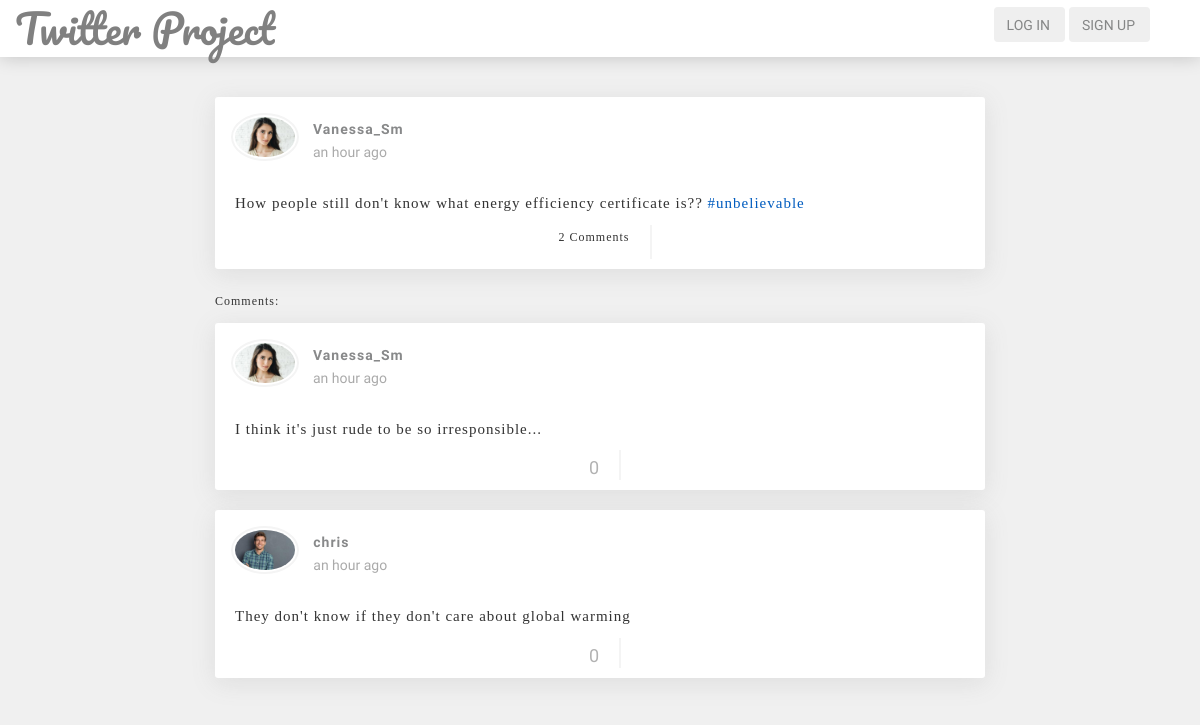
The app's page /tweet/39/detail/ with its own data.
### tweets/models.py (models this page shows, shortened)
class Tweet(models.Model):
    message = models.TextField(max_length=140)
    created_at = models.DateTimeField(auto_now_add=True)
    created_by = models.ForeignKey(User, null=True, related_name='tweets', on_delete=models.CASCADE)
    favorite_tweet = models.ManyToManyField(User, symmetrical=False, related_name='favorite_tweet', blank=True)
    class Meta:
        ordering = ('-created_at', )
    def tweet_as_list(self):
        return self.message.split(' ')
    def is_favorite(self, user):
        is_favorite = False
        if self.favorite_tweet.filter(id=user.id).exists():
            is_favorite = True
        return is_favorite

class Comment(models.Model):
    tweet = models.ForeignKey(Tweet, related_name='comment', on_delete=models.CASCADE)
    comment = models.TextField(max_length=140, help_text='The max length of your message can be 140 symbols.')
    date_created = models.DateTimeField(auto_now_add=True)
    comment_author = models.ForeignKey(User, null=True, related_name='comment', on_delete=models.CASCADE)
    comment_like = models.ManyToManyField(User, symmetrical=False, related_name='like', blank=True)
    class Meta:
        ordering = ('-date_created', )
    def comment_as_list(self):
        return self.comment.split(' ')

### accounts/models.py (models this page shows, shortened)
class Profile(models.Model):
    user = models.OneToOneField(User, null=True, on_delete=models.CASCADE)
    image = models.ImageField(default='default.jpg', upload_to='profile_pics')
    description = models.TextField(max_length=1000, null=True, blank=True, default="",
                                   help_text='The max length of your description is 1000 symbols.')
    followers = models.ManyToManyField(User, blank=True, symmetrical=False, related_name='user_followers')
    following = models.ManyToManyField(User, blank=True, symmetrical=False, related_name='user_following')

### tweets/views.py (the view, shortened to what this page needs)
# urls.py: path('tweet/<pk>/detail/', views.detail_tweet, name='detail_tweet'),
def detail_tweet(request, pk):
    tweet = get_object_or_404(models.Tweet, pk=pk)
    form = None
    context = {
        'tweet': tweet,
        'is_favorite': tweet.is_favorite(request.user),
        'form': form
    }
    return render(request, "detail_tweet.html", context)

### tweets/templates/detail_tweet.html
{% extends 'base.html' %}
{% load static widget_tweaks form_tags humanize %}
{% block content %}
    <div class="newsfeed">
        <div class="container-fluid">
            <div class="row">
                <div class="col-lg-2"></div>
                <div class="col-lg-8">
                    {% include 'includes/tweet.html' %}
                </div>
                <div class="col-lg-2"></div>
            </div>
            <div class="row">
                <div class="col-lg-2"></div>
                <div class="col-lg-8">
                    {% if user.is_authenticated %}
                    <div class="simple-box">
                        <form method="post" novalidate>
                            {% csrf_token %}
                            {% for field in form %}
                                <div class="form-group">
                                    {{ field.label_tag }}
                                    {% render_field field class="form-control" %}
                                </div>
                            {% endfor %}
                            <button type="submit" class="btn btn-primary">Reply</button>
                        </form>
                    </div>
                    <br>
                    {% for comment in tweet.comment.all %}
                        {% include 'includes/comment.html' %}
                    {% endfor %}
                    {% else %}
                    {% if tweet.comment.all.count == 0 %}
                        <p class="page-text">There are no comments yet.</p>
                    {% else %}
                        <p class="page-text">Comments:</p>
                        {% for comment in tweet.comment.all %}
                            {% include 'includes/comment.html' %}
                        {% endfor %}
                    {% endif %}
                {% endif %}
                </div>
            </div>
        </div>
        <div class="col-lg-2">
        </div>
    </div>
{% endblock %}

### templates/base.html (shortened to what this page needs)
{% load static %}
<!DOCTYPE html>
<html lang="en">
<head>
    <link type="text/css" href="{% static "assets/css/demos/photo.css" %}" rel="stylesheet"/>
    <link type="text/css" href="{% static "assets/css/tweet.css" %}" rel="stylesheet"/>
    <link type="text/css" href="{% static "assets/css/account.css" %}" rel="stylesheet"/>
</head>
<body class="login-body">
<header class="tr-header">
    <nav class="navbar navbar-default">
        <div class="container-fluid">
            <div class="navbar-header">
                <a class="twitter-project" href="{% url "home" %}">Twitter Project</a>
            </div>
            <div class="navbar-right">
                <ul class="nav navbar-nav">
                    {% if user.is_authenticated %}
                    <li>
                        <div class="search-dashboard">
                            <form method="get" action="{% url 'home' %}">
                                <input type="text" name="q" placeholder="Search for tweets..." value="{{ request.GET.q }}">
                                <button type="submit"><i class="fa fa-search"></i></button>
                            </form>
                        </div>
                    </li>
                        <li class="dropdown mega-avatar">
                            <a href="#" class="dropdown-toggle" data-toggle="dropdown" aria-expanded="true">
                                <span class="avatar w-32"><img src="{{ request.user.profile.image.url }}"
                                                               class="img-resonsive img-circle" width="25" height="25"
                                                               alt="..."></span>
                                <span class="hidden-xs">{{ request.user.username }}</span>
                            </a>
                            <div class="dropdown-menu w dropdown-menu-scale pull-right">
                                <a class="dropdown-item" href="{% url 'contact' %}"><span>Contact Us</span></a>
                                <a class="dropdown-item" href="{% url 'profile' request.user %}"><span>My Profile</span></a>
                                <div class="dropdown-divider"></div>
                                <a class="dropdown-item" href="{% url 'logout' %}"><span>Sign out</span></a>
                            </div>
                        </li>
                    {% else %}
                        <div class="button-box">
                        <ul>
                            <li><button class="btn btn-outline-danger"><a href="{% url "login" %}">Log In</a></button></li>
                            <li><button class="btn btn-outline-danger"><a href="{% url "signup" %}">Sign Up</a></button></li>
                        </ul>
                        </div>
                    {% endif %}
                </ul>
            </div>
        </div>
    </nav>
</header>
{% block content %}
{% endblock %}
</body>
</html>

### tweets/templates/includes/tweet.html (shortened to what this page needs)
{% load humanize form_tags twitter_tags %}
<div class="cardbox">
    <div class="cardbox-heading">
        <div class="media m-0">
            <div class="d-flex mr-3">
                <a href="#"><img class="img-responsive img-circle" src="{{ tweet.created_by.profile.image.url }}"
                                 alt="User"></a>
            </div>
            <div class="media-body">
                <a href="{% url 'profile' tweet.created_by.username %}"><p class="m-0">{{ tweet.created_by }}</p></a>
                <small><span>{{ tweet.created_at|naturaltime }}</span></small>
            </div>
        </div>
    </div>
    <div class="card">
        <div class="tweet-box">
            <p class="tweet-text">{% for word in tweet.tweet_as_list %}
                {% if word.0 == '#' %}
                    <a href="{% url 'home' %}?hashtag={{ word|slice:"1:" }}" class="link">{{ word }}</a>
                {% else %}
                    {{ word }}
                {% endif %}
            {% endfor %}</p>
        </div>
    </div>
    <div class="cardbox-like">
        <ul>
        {% if tweet.comment.all.count == 1 %}
            <li><p class="page-text">{{tweet.comment.all.count }} Comment</p></li>
        {% else %}
            <li><p class="page-text">{{tweet.comment.all.count }} Comments</p></li>
        {% endif %}
        </ul>
    </div>
</div>

### tweets/templates/includes/comment.html (shortened to what this page needs)
{% load static humanize form_tags twitter_tags %}
<div class="cardbox">
    <div class="cardbox-heading">
        <div class="media m-0">
            <div class="d-flex mr-3">
                <a href="#"><img class="img-responsive img-circle" src="{{ comment.comment_author.profile.image.url }}"
                                 alt="User"></a>
            </div>
            <div class="media-body">
                <a href="{% url 'profile' comment.comment_author.username %}"><p class="m-0">{{ comment.comment_author }}</p></a>
                <small><span>{{ comment.date_created|naturaltime }}</span></small>
            </div>
        </div>
    </div>
<div class="card">
        <div class="tweet-box">
        <p class="tweet-text">
            {% for word in comment.comment_as_list %}
                {% if word.0 == '#' %}
                    <a href="{% url 'home' %}?hashtag={{ word|slice:"1:" }}" class="link">{{ word }}</a>
                {% else %}
                    {{ word }}
                {% endif %}
            {% endfor %}</p>
        </div>
</div>
    <div class="cardbox-like">
        <ul>
        <li class="page-text">
            <span class="span-last" id="commentsCount{{ comment.pk }}">{{ comment.comment_like.all.count }} </span>
        </li>
        </ul>
    </div>
</div>

### static/assets/css/demos/photo.css (style rules this page uses)
.navbar.navbar-default { margin-bottom: 0; border-radius: 0; border: 0; background-color: #fff; box-shadow: 0 0 18px 0 rgba(0, 0, 0, 0.2); }
.navbar-default .navbar-nav li a { text-decoration: none; font-family: 'Abhaya Libre', serif; color: #858686; font-size: 14px; text-transform: uppercase; border-radius: 4px; margin-right: 2px; -webkit-transition-duration: 0; transition-duration: 0; }
.navbar-right { display: inline; margin-right: 35px; }
.navbar-right li { display: inline-block; }
.d-flex { display: -ms-flexbox !important; display: flex !important; }
.newsfeed { padding: 40px 0px; }
.cardbox { border-radius: 3px; background-color: #fff; box-shadow: 0 5px 25px 0 rgba(123, 123, 123, .15); margin-bottom: 20px; padding: 0px !important; }
.cardbox .cardbox-heading { padding: 16px; margin: 0; }
.m-0 { margin: 0 !important; }
.media { display: -ms-flexbox; display: flex; -ms-flex-align: start; align-items: flex-start; }
.media .mr-3 { margin-right: 1rem !important; }
.media img { height: 48px !important; background-size: cover; padding: 2px; border: 2px solid #f4f4f4; }
.media-body { -ms-flex: 1; flex: 1; padding: .4rem !important; }
.media-body p { font-family: 'Abhaya Libre', serif; font-weight: 700 !important; font-size: 14px; color: #88898a; }
.media-body small span { font-family: 'Abhaya Libre', serif; font-size: 14px; color: #aaa; }
.img-responsive { display: block; max-width: 100%; height: auto; }
.cardbox-like ul { padding: 0px 0px 10px 0px !important; font-size: 0px; text-align: center; }
.cardbox-like li:first-child { display: inline-block; margin-right: 5px; padding-right: 20px; border-right: 2px solid #f4f4f4; }
.cardbox-like li:last-child { display: inline-block; text-align: center; margin-left: 15px; }
.cardbox-like li span { font-family: 'Abhaya Libre', serif; float: left; color: #e16a70; font-size: 18px; padding-top: 6px; }
.cardbox-like li span.span-last { color: #b2b2b2; }

### static/assets/css/tweet.css (style rules this page uses)
.tweet-box { max-width: 100%; padding-top: 10px; padding-left: 20px; padding-right: 20px; text-align: justify; word-wrap: break-word; }
.tweet-text { font-family: "Times New Roman", sans-serif; font-size: 1.5rem; font-weight: 400; line-height: 1.5; }
.page-text { font-family: "Times New Roman", sans-serif; font-size: 1.2rem; }
.link { font-family: "Times New Roman", sans-serif; color: #005cbf; }
.button-box { max-width: 100%; background-color: white; padding-top: 7px; align-content: center; }

### static/assets/css/account.css (style rules this page uses)
.twitter-project { font-family: 'Pacifico', serif; color: grey; font-size: 4rem; font-weight: 300; }
.login-body { background-color: #F0F0F0; }

### static/assets/css/base.css (style rules this page uses)
html, body, div, span, applet, object, iframe, h1, h2, h3, h4, h5, h6, p, blockquote, pre, a, abbr, acronym, address, big, cite, code, del, dfn, em, img, ins, kbd, q, s, samp, small, strike, strong, sub, sup, tt, var, b, u, i, center, dl, dt, dd, fieldset, form, legend, table, caption, tbody, tfoot, thead, tr, th, td, article, aside, canvas, details, embed, figure, figcaption, footer, header, hgroup, menu, nav, output, ruby, section, summary, time, mark, audio, video { margin: 0; padding: 0; border: 0; font-size: 100%; font: inherit; vertical-align: baseline; }
article, aside, details, figcaption, figure, footer, header, hgroup, menu, nav, section { display: block; }
body { line-height: 1; }
html, body { overflow-x: hidden; text-align: left; -webkit-font-smoothing: antialiased; -webkit-text-size-adjust: 100%; }
p { font-family: 'Varela Round', sans-serif; line-height: 24px; margin: 0; font-size: 14px; letter-spacing: 1px; }
small { font-size: 80%; }
a { color: #fff; text-decoration: none; outline: 0; -webkit-transition:0.5s all ease; -moz-transition:0.5s all ease; -o-transition:0.5s all ease; -ms-transition:0.5s all ease; transition:0.5s all ease; }
p a, p a:visited { line-height: inherit; }
ul, ol { margin: 0; }
ul ul li, ul ol li, ol ol li, ol ul li { line-height: 24px; }
li { line-height: 24px; }
li p { line-height: 24px; }

### static/assets/css/skins/skin_two.css (style rules this page uses)
a { color: #fff; text-decoration: none; outline: 0; -webkit-transition:0.5s all ease; -moz-transition:0.5s all ease; -o-transition:0.5s all ease; -ms-transition:0.5s all ease; transition:0.5s all ease; }

### records on screen
Tweet: created_by.profile.image (picture), created_by "Vanessa_Sm", created_at "an hour ago", comment.all.count "2"
Comment: comment_author.profile.image (picture), comment_author "Vanessa_Sm", date_created "an hour ago", comment_as_list "I" "think" "it's" "just" "rude" "to" "be" "so" "irresponsible...", comment_like.all.count "0"
Comment: comment_author.profile.image (picture), comment_author "chris", date_created "an hour ago", comment_as_list "They" "don't" "know" "if" "they" "don't" "care" "about" "global" "warming", comment_like.all.count "0"

### other values on screen
{{ word }} "How" "people" "still" "don't" "know" "what" "energy" "efficiency" "certificate" "is??"
{{ word }} "#unbelievable"
